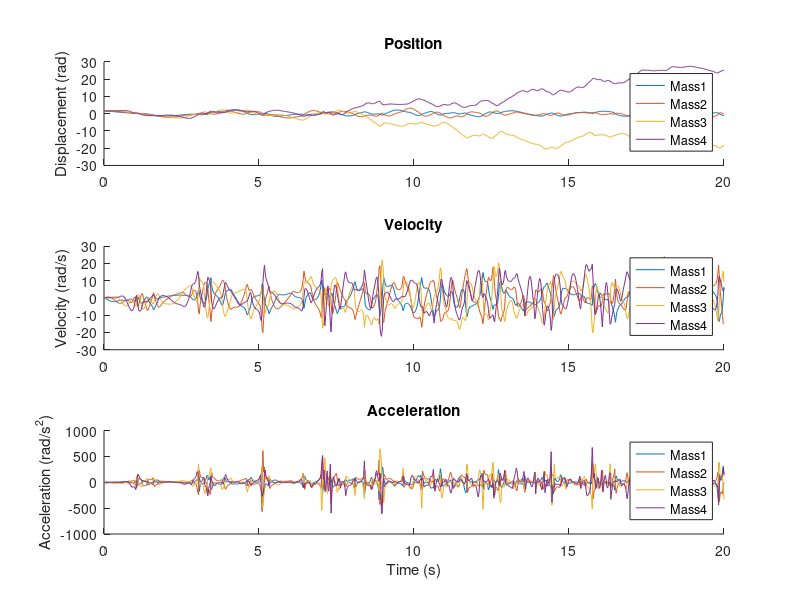
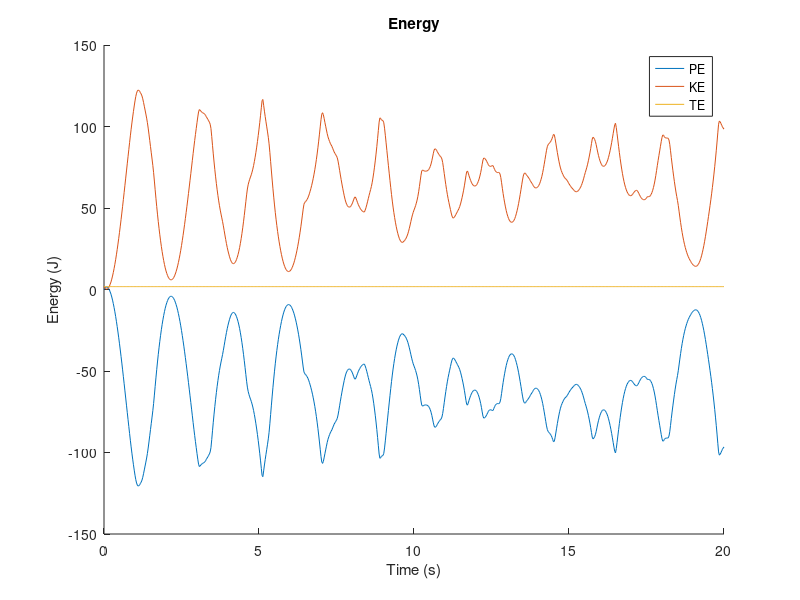
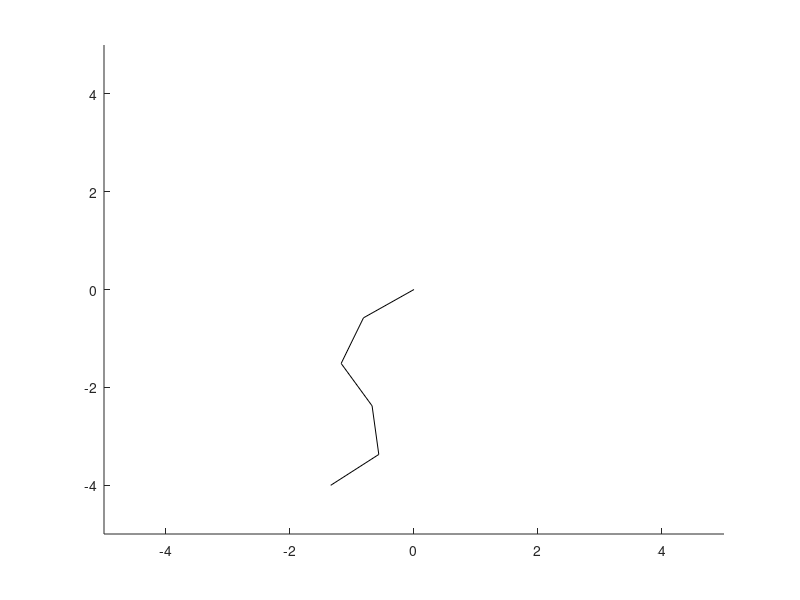

The MATLAB source for these figures, in order:
%%PSET5 Q1: Sophie Li
%This function calculates the state equations for a double compound
%pendulum. It also took about 20 hours to debug.

%Should look like this: https://www.youtube.com/watch?v=_o_ap98sTwg
function base_doublepen
close all

L1 = 1;
L2 = 1;
L3 = 1;
L4 = 1;
L5 = 1;

M1 = 1;
M2 = 1;
M3 = 1;
M4 = 1;
M5 = 1;

g = 9.81;

theta1_0 = pi/2;
theta1v_0 = 0.5;
theta2_0 = pi/2;
theta2v_0 = 0.2;
theta3_0 = pi/2;
theta3v_0 = 0.2;
theta4_0 = pi/2;
theta4v_0 = 0.2;
theta5_0 = pi/2;
theta5v_0 = 0.2;

t_interval = 0:.025: 20;
initial_vals = [theta1_0; theta1v_0; theta2_0; theta2v_0; theta3_0; theta3v_0; theta4_0; theta4v_0; theta5_0; theta5v_0];

options = odeset('RelTol', 1e-7);
[T_out, Z_out] = ode45(@motion, t_interval, initial_vals, options);

t1_o = Z_out(:,1);
t1d_o = Z_out(:,2);
t2_o = Z_out(:,3);
t2d_o = Z_out(:,4);
t3_o = Z_out(:,5);
t3d_o = Z_out(:,6);
t4_o = Z_out(:,7);
t4d_o = Z_out(:,8);
t5_o = Z_out(:,9);
t5d_o = Z_out(:,10);

LHS = zeros(length(T_out), 15);
for i = 1:length(T_out)
    LHS(i, :) = calc_LHS(Z_out(i, :));
end

t1dd_o = LHS(:, 1);
t2dd_o = LHS(:, 2);
t3dd_o = LHS(:, 3);
t4dd_o = LHS(:, 4);
t4dd_o = LHS(:, 5);

x1 = L1/2.*sin(t1_o);
y1 = -L1/2.*cos(t1_o);
x2 = L1.*sin(t1_o) + L2/2.*sin(t2_o);
y2 = -L1.*cos(t1_o) - L2/2.*cos(t2_o);
x3 = L1.*sin(t1_o) + L2.*sin(t2_o) + L3/2.*sin(t3_o);
y3 = -L1.*cos(t1_o) - L2.*cos(t2_o) - L3/2.*cos(t3_o);
x4 = L1.*sin(t1_o) + L2.*sin(t2_o) + L3.*sin(t3_o) + L4/2.*sin(t4_o);
y4 = -L1.*cos(t1_o) - L2.*cos(t2_o) - L3.*cos(t3_o) - L4/2.*cos(t4_o);
x5 = L1.*sin(t1_o) + L2.*sin(t2_o) + L3.*sin(t3_o) + L4.*sin(t4_o) + L5/2.*sin(t5_o);
y5 = -L1.*cos(t1_o) - L2.*cos(t2_o) - L3.*cos(t3_o) - L4.*cos(t4_o) - L5/2.*cos(t5_o);

xv1 = L1/2.*cos(t1_o).*t1d_o;
yv1 = L1/2.*sin(t1_o).*t1d_o;
xv2 = xv1*2 + L2/2.*cos(t2_o).*t2d_o;
yv2 = yv1*2 + L2/2.*sin(t2_o).*t2d_o;
xv3 = xv1*2 + L2.*cos(t2_o).*t2d_o + L3/2.*cos(t3_o).*t3d_o;
yv3 = yv1*2 + L2.*sin(t2_o).*t2d_o + L3/2.*sin(t3_o).*t3d_o;
xv4 = xv1*2 + L2.*cos(t2_o).*t2d_o + L3.*cos(t3_o).*t3d_o + L4/2.*cos(t4_o).*t4d_o;
yv4 = yv1*2 + L2.*sin(t2_o).*t2d_o + L3.*sin(t3_o).*t3d_o + L4/2.*sin(t4_o).*t4d_o;
xv5 = xv1*2 + L2.*cos(t2_o).*t2d_o + L3.*cos(t3_o).*t3d_o + L4.*cos(t4_o).*t4d_o + L5/2.*cos(t5_o).*t5d_o;
yv5 = yv1*2 + L2.*sin(t2_o).*t2d_o + L3.*sin(t3_o).*t3d_o + L4.*sin(t4_o).*t4d_o + L5/2.*sin(t5_o).*t5d_o;

xa1 = L1/2.*cos(t1_o).*t1dd_o - L1/2.*sin(t1_o).*t1d_o.^2;
ya1 = L1/2.*sin(t1_o).*t1dd_o + L1/2.*cos(t1_o).*t1d_o.^2;
xa2 = L1.*cos(t1_o).*t1dd_o - L1.*sin(t1_o).*t1d_o.^2 + L2/2.*cos(t2_o).*t2dd_o - L2/2.*sin(t2_o).*t2d_o.^2;
ya2 = L1.*sin(t1_o).*t1dd_o + L1.*cos(t1_o).*t1d_o.^2 + L2/2.*sin(t2_o).*t2dd_o + L2/2.*cos(t2_o).*t2d_o.^2;
xa3 = L1.*cos(t1_o).*t1dd_o - L1.*sin(t1_o).*t1d_o.^2 + L2.*cos(t2_o).*t2dd_o - L2.*sin(t2_o).*t2d_o.^2 ...
      + L3/2.*cos(t3_o).*t3dd_o - L3/2.*sin(t3_o).*t3d_o.^2;
ya3 = L1.*sin(t1_o).*t1dd_o + L1.*cos(t1_o).*t1d_o.^2 + L2.*sin(t2_o).*t2dd_o + L2.*cos(t2_o).*t2d_o.^2 ...
      + L3/2.*sin(t3_o).*t3dd_o + L3/2.*cos(t3_o).*t3d_o.^2;

% %Cartesian Displacement
% figure
% hold all
% plot(x1, y1)
% plot(x2, y2)
% plot(x3, y3)
% legend('Mass 1', 'Mass 2', 'Mass 3')
% title('Displacement')
% xlabel('X (m)')
% ylabel('Y (m)')

%Tangential Position/Velocity/Acceleration
figure
%Position
subplot(3,1,1)
hold all
plot(T_out, t1_o)
plot(T_out, t2_o)
plot(T_out, t3_o)
plot(T_out, t4_o)
title('Position')
ylabel('Displacement (rad)')
legend('Mass1', 'Mass2', 'Mass3', 'Mass4')
%Velocity
subplot(3,1,2)
hold all
plot(T_out, t1d_o)
plot(T_out, t2d_o)
plot(T_out, t3d_o)
plot(T_out, t4d_o)
title('Velocity')
ylabel('Velocity (rad/s)')
legend('Mass1', 'Mass2', 'Mass3', 'Mass4')
%Acceleration
subplot(3,1,3)
hold all
plot(T_out, t1dd_o)
plot(T_out, t2dd_o)
plot(T_out, t3dd_o)
plot(T_out, t4dd_o)
title('Acceleration')
xlabel('Time (s)')
ylabel('Acceleration (rad/s^2)')
legend('Mass1', 'Mass2', 'Mass3', 'Mass4')

%Energy
PE1 = M1*g.*y1;
PE2 = M2*g.*y2;
PE3 = M3*g.*y3;
PE4 = M4*g.*y4;
PE5 = M4*g.*y5;

KE1 = (M1/2)*((xv1.^2 + yv1.^2) + t1d_o.^2*((L1^2)/12));
KE2 = (M2/2)*((xv2.^2 + yv2.^2) + t2d_o.^2*((L2^2)/12));
KE3 = (M3/2)*((xv3.^2 + yv3.^2) + t3d_o.^2*((L3^2)/12));
KE4 = (M4/2)*((xv4.^2 + yv4.^2) + t4d_o.^2*((L4^2)/12));
KE5 = (M5/2)*((xv5.^2 + yv5.^2) + t5d_o.^2*((L5^2)/12));

PE = PE1 + PE2 + PE3 + PE4 + PE5;
KE = KE1 + KE2 + KE3 + KE4 + KE5;
TE = PE + KE;

figure
hold all
plot(T_out, PE)
plot(T_out, KE)
plot(T_out, TE)
legend('PE', 'KE', 'TE')
title('Energy')
xlabel('Time (s)')
ylabel('Energy (J)')
 
%%ANIMATION   

x1 = L1.*sin(t1_o);
y1 = -L1.*cos(t1_o);
x2 = L1.*sin(t1_o) + L2.*sin(t2_o);
y2 = -L1.*cos(t1_o) - L2.*cos(t2_o);
x3 = L1.*sin(t1_o) + L2.*sin(t2_o) + L3.*sin(t3_o);
y3 = -L1.*cos(t1_o) - L2.*cos(t2_o) - L3.*cos(t3_o);
x4 = L1.*sin(t1_o) + L2.*sin(t2_o) + L3.*sin(t3_o) + L4.*sin(t4_o);
y4 = -L1.*cos(t1_o) - L2.*cos(t2_o) - L3.*cos(t3_o) - L4.*cos(t4_o);
x5 = L1.*sin(t1_o) + L2.*sin(t2_o) + L3.*sin(t3_o) + L4.*sin(t4_o) + L5.*sin(t5_o);
y5 = -L1.*cos(t1_o) - L2.*cos(t2_o) - L3.*cos(t3_o) - L4.*cos(t4_o) - L5.*cos(t5_o);

figure
    for i = 1:length(T_out)
        clf; % clear the old figure
        axis([-5 5 -5 5]);
        hold all
        PX = [0; x1(i)];
        PY = [0; y1(i)];
        PX2 = [x1(i); x2(i)];
        PY2 = [y1(i); y2(i)];
        PX3 = [x2(i); x3(i)];
        PY3 = [y2(i); y3(i)];
        PX4 = [x3(i); x4(i)];
        PY4 = [y3(i); y4(i)];
        PX5 = [x4(i); x5(i)];
        PY5 = [y4(i); y5(i)];
    %    quiver(position_x1(i), position_y1(i), velocity_x1(i)/5, velocity_y1(i)/5, 'g');
     %   quiver(position_x1(i), position_y1(i), acceleration_x1(i)/10, acceleration_y1(i)/10, 'r');
%         quiver(position_x2(i), position_y2(i), velocity_x2(i)/5, velocity_y2(i)/5, 'g');
%         quiver(position_x2(i), position_y2(i), acceleration_x2(i)/20, acceleration_y2(i)/20, 'r');
        plot(PX, PY, 'k');
        plot(PX2, PY2, 'k');
        plot(PX3, PY3, 'k');
        plot(PX4, PY4, 'k');
        plot(PX5, PY5, 'k');

%         plot(position_x1(i), position_y1(i), 'm.', 'linewidth', 10, 'markersize', 20);
%         plot(position_x2(i), position_y2(i), 'm.', 'linewidth', 10, 'markersize', 20);
        drawnow; % DO NOT FORGET THIS
        pause(0.0005);
    end
    
    function vals = calc_LHS(Z)
        t1 = Z(1);
        t1d = Z(2);
        t2 = Z(3);
        t2d = Z(4);
        t3 = Z(5);
        t3d = Z(6);
        t4 = Z(7);
        t4d = Z(8);
        t5 = Z(9);
        t5d = Z(10);
        
        
        A = [-M1*(L1/2)*cos(t1), 0, 0, 0, 0, 1, 0, 1, 0, 0, 0, 0, 0, 0, 0;
             M1*(L1/2)*sin(t1), 0, 0, 0, 0, 0, 1, 0, 1, 0, 0, 0, 0, 0, 0;
             -M2*L1*cos(t1), -M2*(L2/2)*cos(t2), 0, 0, 0, 0, 0, -1, 0, 1, 0, 0, 0, 0, 0;
             M2*L1*sin(t1), M2*(L2/2)*sin(t2), 0, 0, 0, 0, 0, 0, -1, 0, 1, 0, 0, 0, 0;
             -M3*L1*cos(t1), -M3*L2*cos(t2), -M3*(L3/2)*cos(t3), 0, 0, 0, 0, 0, 0, -1, 0, 1, 0, 0, 0;
             M3*L1*sin(t1), M3*L2*sin(t2), M3*(L3/2)*sin(t3), 0, 0, 0, 0, 0, 0, 0, -1, 0, 1, 0, 0;
             -M4*L1*cos(t1), -M4*L2*cos(t2), -M4*L3*cos(t3), -M4*(L4/2)*cos(t4), 0, 0, 0, 0, 0, 0, 0, -1, 0, 1, 0;
             M4*L1*sin(t1), M4*L2*sin(t2), M4*L3*sin(t3), M4*(L4/2)*sin(t4), 0, 0, 0, 0, 0, 0, 0, 0, -1, 0, 1;
             -M5*L1*cos(t1), -M5*L2*cos(t2), -M5*L3*cos(t3), -M5*L4*cos(t4), -M5*(L2/2)*cos(t5), 0, 0, 0, 0, 0, 0, 0, 0, -1, 0;
             M5*L1*sin(t1), M5*L2*sin(t2), M5*L3*sin(t3), M5*L4*sin(t4), M5*(L5/2)*sin(t5), 0, 0, 0, 0, 0, 0, 0, 0, 0, -1;              
             (-M1*L1^2)/12, 0, 0, 0, 0, -(L1/2)*cos(t1), (L1/2)*sin(t1), (L1/2)*cos(t1), -(L1/2)*sin(t1), 0, 0, 0, 0, 0, 0;
             0, (-M2*L2^2)/12, 0, 0, 0, 0, 0, (L2/2)*cos(t2), -(L2/2)*sin(t2), (L2/2)*cos(t2), -(L2/2)*sin(t2), 0, 0, 0, 0;
             0, 0, (-M3*L3^2)/12, 0, 0, 0, 0, 0, 0, (L3/2)*cos(t3), -(L3/2)*sin(t3),(L3/2)*cos(t3), -(L3/2)*sin(t3), 0, 0;
             0, 0, 0, (-M4*L4^2)/12, 0, 0, 0, 0, 0, 0, 0, (L4/2)*cos(t4), -(L4/2)*sin(t4),(L4/2)*cos(t4), -(L4/2)*sin(t4);
             0, 0, 0, 0, (-M5*L5^2)/12, 0, 0, 0, 0, 0, 0, 0, 0, (L5/2)*cos(t5), -(L5/2)*sin(t5)];
        
        
        r = [-M1*t1d^2*(L1/2)*sin(t1);
            -M1*t1d^2*(L1/2)*cos(t1) - M1*g;
            - M2*t1d^2*L1*sin(t1) - M2*t2d^2*(L2/2)*sin(t2);
            -M2*t1d^2*L1*cos(t1) - M2*t2d^2*(L2/2)*cos(t2) - M2*g;
            -M3*t1d^2*L1*sin(t1) - M3*t2d^2*L2*sin(t2) - M3*t3d^2*(L3/2)*sin(t3);
            -M3*t1d^2*L1*cos(t1) - M3*t2d^2*L2*cos(t2) - M3*t3d^2*(L3/2)*cos(t3) - M3*g;
            -M4*t1d^2*L1*sin(t1) - M4*t2d^2*L2*sin(t2) - M4*t3d^2*L3*sin(t3) - M4*t4d^2*(L4/2)*sin(t4);
            -M4*t1d^2*L1*cos(t1) - M4*t2d^2*L2*cos(t2) - M4*t3d^2*L3*cos(t3) - M4*t4d^2*(L4/2)*cos(t4) - M4*g;
            -M5*t1d^2*L1*sin(t1) - M5*t2d^2*L2*sin(t2) - M5*t3d^2*L3*sin(t3) - M5*t4d^2*L4*sin(t4) - M5*t5d^2*(L5/2)*sin(t5);
            -M5*t1d^2*L1*cos(t1) - M5*t2d^2*L2*cos(t2) - M5*t3d^2*L3*cos(t3) - M5*t4d^2*L4*cos(t4) - M5*t5d^2*(L5/2)*cos(t5) - M5*g;
            0;
            0;
            0;
            0;
            0];
        
        vals = A\r; 
    end

    function vals = motion(T, Z)
        t1d = Z(2);
        t2d = Z(4);
        t3d = Z(6);
        t4d = Z(8);
        t5d = Z(10);

        res = calc_LHS(Z);
        
        t1dd = res(1);
        t2dd = res(2);
        t3dd = res(3);
        t4dd = res(4);
        t5dd = res(5);

        vals = [t1d; t1dd; t2d; t2dd; t3d; t3dd; t4d; t4dd; t5d; t5dd];
        
    end

end
        